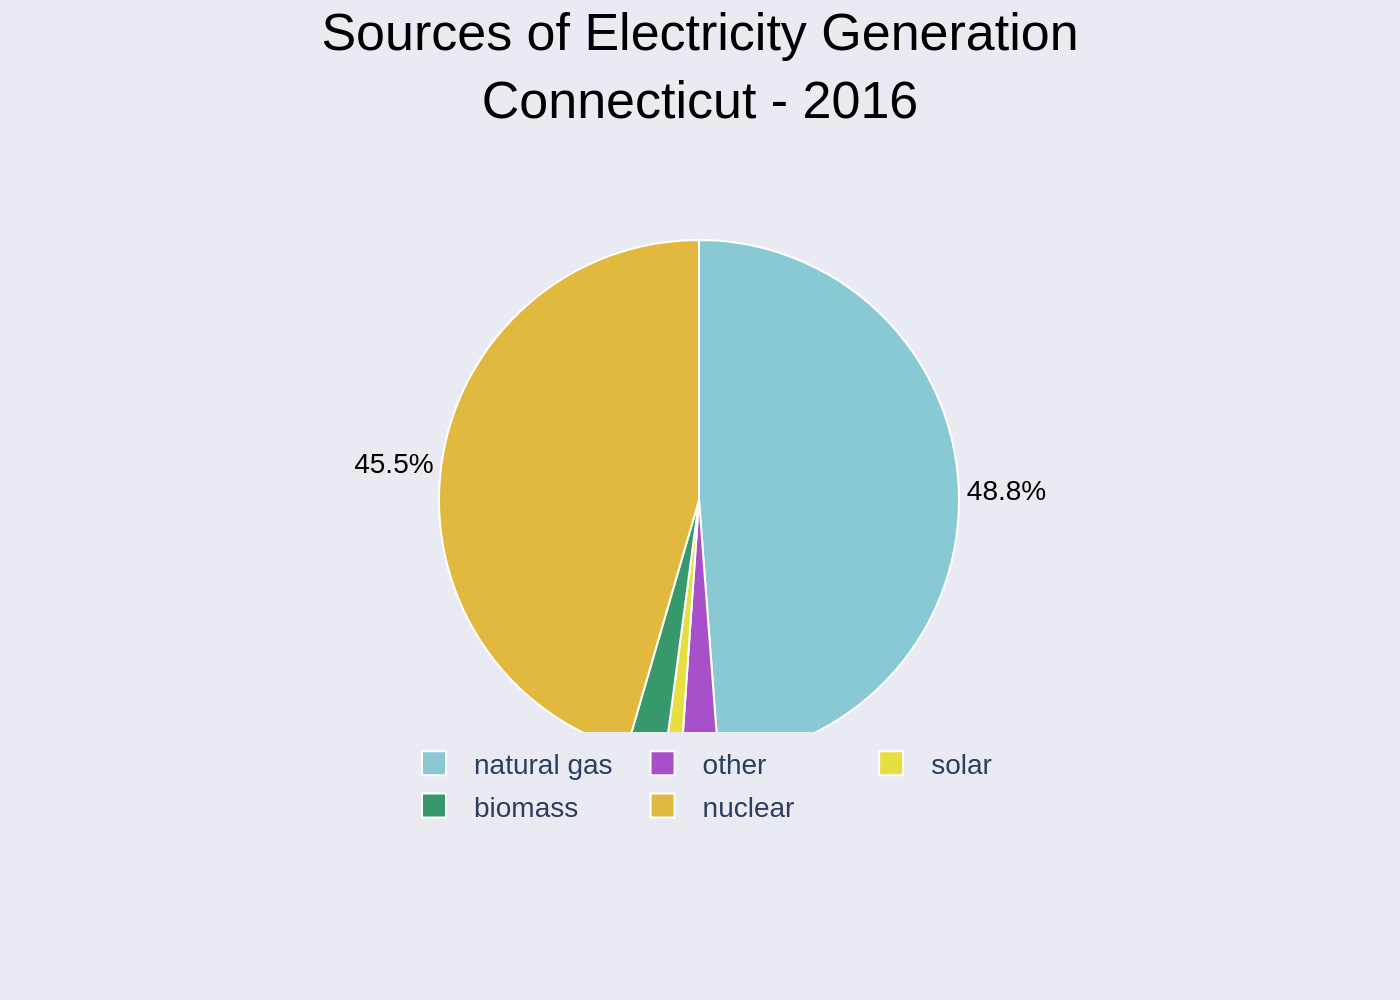

The Python source for this figure:
import sys
import json
import plotly.graph_objects as go

if len(sys.argv) != 2:
    print("Usage: python <script_name>.py <json_file_path>")
    sys.exit(1)

json_path = sys.argv[1]

try:
    with open(json_path, 'r', encoding='utf-8') as f:
        chart_info = json.load(f)
except FileNotFoundError:
    print(f"Error: File not found at {json_path}")
    sys.exit(1)
except json.JSONDecodeError:
    print(f"Error: Invalid JSON format in {json_path}")
    sys.exit(1)

# Extract data and texts from JSON
chart_data = chart_info.get('chart_data', [])
texts = chart_info.get('texts', {})
colors = chart_info.get('colors', [])

labels = [d['label'] for d in chart_data]
values = [d['value'] for d in chart_data]

# Create the pie chart trace
pie_trace = go.Pie(
    labels=labels,
    values=values,
    marker=dict(colors=colors, line=dict(color='#FFFFFF', width=1)),
    textinfo='percent',
    textfont=dict(family="Arial", size=14, color='black'),
    textposition='outside',
    hoverinfo='label+percent',
    sort=False,  # Preserve the order from the JSON file
    direction='clockwise'
)

fig = go.Figure(data=[pie_trace])

# Update layout for a clean and accurate presentation
fig.update_layout(
    title=dict(
        text=texts.get('title'),
        y=0.95,
        x=0.5,
        xanchor='center',
        yanchor='top',
        font=dict(family="Arial", size=26, color='black')
    ),
    legend=dict(
        orientation="h",
        yanchor="bottom",
        y=-0.15,
        xanchor="center",
        x=0.5
    ),
    font=dict(family="Arial", size=14),
    margin=dict(l=50, r=50, t=120, b=120),
    paper_bgcolor='#EAEAF2',
    plot_bgcolor='#EAEAF2',
    showlegend=True
)

# Derive the output filename from the input JSON path
if json_path.endswith('.json'):
    base_filename = json_path[:-5]
else:
    base_filename = json_path
output_filename = f"{base_filename}.png"

# Save the figure to a high-resolution PNG file
fig.write_image(output_filename, scale=2)

print(f"Chart successfully generated and saved to {output_filename}")
